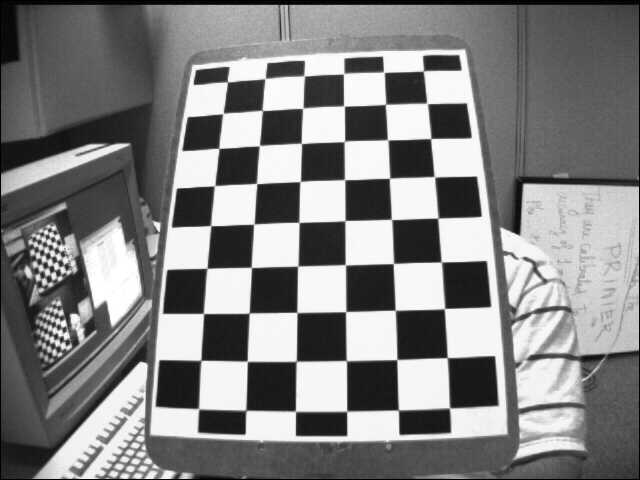
#> input picture Section_2_Object_Detection/openCV/left12.jpg, 640 x 480 px; its folder holds 3 pictures in this run; the run also reads 1 picture not shown here
$ python Camera_Calib_general.py
#> lines starting #> are read from the running program, lines starting #| are printed output that depends on the picture; after the words box and inside, x2 and y2 are one past the last pixel; in counts of white or black regions, pixels touching at a corner belong together
import numpy as np
import cv2
import glob

# termination criteria
criteria = (cv2.TERM_CRITERIA_EPS + cv2.TERM_CRITERIA_MAX_ITER, 30, 0.001)

# prepare object points, like (0,0,0), (1,0,0), (2,0,0) ....,(6,5,0)
objp = np.zeros((6*7,3), np.float32)
objp[:,:2] = np.mgrid[0:7,0:6].T.reshape(-1,2)

# Arrays to store object points and image points from all the images.
objpoints = [] # 3d point in real world space
imgpoints = [] # 2d points in image plane.

# not sure about what this glob.glob means and what should be the input image name
images = glob.glob('*.jpg')   # glob.glob will conduct blur search based on your string, but in this case, it can only give you the "left12.jpg" as the name is fixed
                              # I changed this to glob.glob('*.jpg'), now you can do it iteratively
                              # The glob module is a useful part of the Python standard library. glob (short for global) is used to return all file paths that match a specific pattern.
                              # all files in similar pattern of curretn directory


i = 0

for fname in images:
    print(fname)


print("#################################")

for fname in images:
    img = cv2.imread(fname)
#> img is the input picture: shape (480, 640, 3); min 0, max 255, mean 129.5
    gray = cv2.cvtColor(img,cv2.COLOR_BGR2GRAY)

    a = "grayimg" + str(i) + ".png"
    cv2.imwrite(a, gray)
    print(fname)

    # Find the chess board corners
    ret, corners = cv2.findChessboardCorners(gray, (7,6),None)
#> ret = True; corners = 42 rows, first 8: [423.1, 71.24], [426.8, 103.1], [430.8, 138.6], [434.5, 176.8], [437.8, 218.3], [441.1, 262], [444.4, 308.6], [383.7, 72.08]
    print("Hello, are you there?")

    print(fname + " : " + str(ret))
#| left12.jpg : True

    # If found, add object points, image points (after refining them)
    if ret == True:
        print("Found it!!")
        objpoints.append(objp)

        print(fname)
        print(ret)
#| True

        print("#################################")

        corners2 = cv2.cornerSubPix(gray,corners,(11,11),(-1,-1),criteria)
#> corners2 = 42 rows, first 8: [423.5, 70.89], [427.2, 103.4], [430.7, 138.5], [434.3, 176.7], [437.9, 218.1], [441.4, 261.9], [444.5, 308.6], [383.9, 72.21]
        imgpoints.append(corners2)

        # Draw and display the corners
        img = cv2.drawChessboardCorners(img, (7,6), corners2,ret)
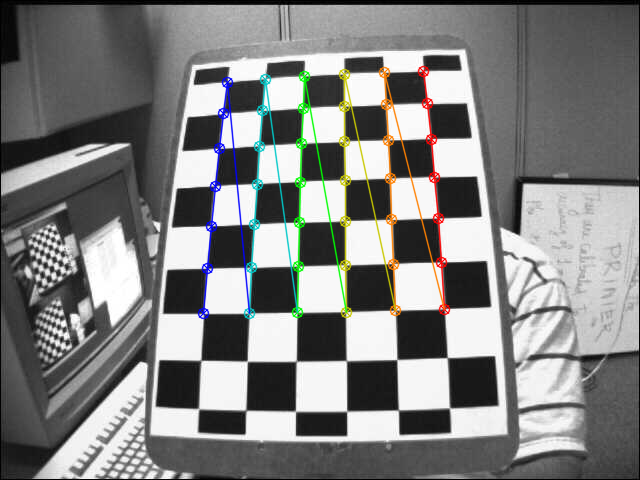
#> img: shape (480, 640, 3); 3.64% of pixels changed, all inside (x1, y1, x2, y2) = (197, 65, 451, 320)
        aa = "outputs/img" + str(i) + ".png"
        cv2.imwrite(aa,img)   # originally cvs.imshow("img",img), this does not seem work here, so I save it
        # cv2.waitKey(500)
        i = i + 1

ret, mtx, dist, rvecs, tvecs = cv2.calibrateCamera(objpoints, imgpoints, gray.shape[::-1],None,None)
#> ret = 0.367; mtx = [[1015.8, 0, 172.3], [0, 1459.6, 87.33], [0, 0, 1]]; dist = [[-1.58, 2.1, 0.151, 0.196, -18.67]]; rvecs = ([-0.537, 0.943, 1.47],); tvecs = ([6.29, -0.523, 26.62],)

# cv2.destroyAllWindows()


# undistortion
img = cv2.imread('myleft.jpg')
h,  w = img.shape[:2]
#> h = 194; w = 259
newcameramtx, roi = cv2.getOptimalNewCameraMatrix(mtx, dist, (w,h), 1, (w,h))
#> newcameramtx = [[836.8, 0, 189], [0, 1203.1, 102.8], [0, 0, 1]]; roi = (17, 29, 239, 156)

# undistort: method 1 (easiest)
dst = cv2.undistort(img, mtx, dist, None, newcameramtx)
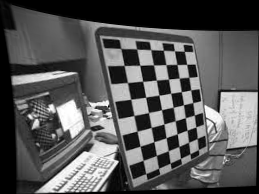
#> dst: shape (194, 259, 3); min 0, max 255, mean 87.5
# crop the image
x, y, w, h = roi
#> x = 17; y = 29; w = 239; h = 156
dst = dst[y:y+h, x:x+w]
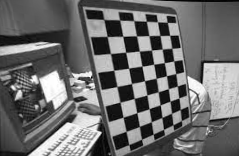
#> dst: shape (156, 239, 3); min 0, max 255, mean 108.8
cv2.imwrite('calibresult.png', dst)


# undistort: method 2, using remapping
mapx, mapy = cv2.initUndistortRectifyMap(mtx, dist, None, newcameramtx, (w,h), 5)
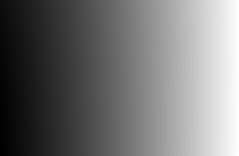
#> mapx: shape (156, 239) float32; min -10.84, max 234.6, mean 100.3; drawn with min black and max white
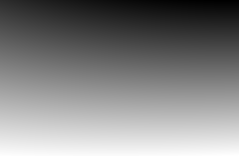
#> mapy: shape (156, 239) float32; min -32.62, max 153.5, mean 62.7; drawn with min black and max white
#> (the run stopped early here; a loop or call above may not have finished)
